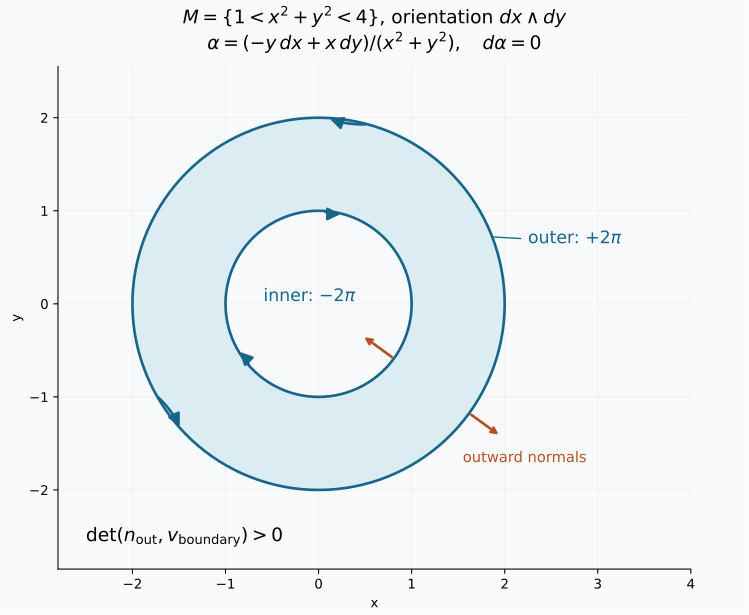

Write Python code to recreate this figure.
"""Outward-first annulus boundary orientation. GPT-6 Astra; CC0."""
from pathlib import Path
import matplotlib
matplotlib.use('Agg')
import matplotlib.pyplot as plt
from matplotlib.patches import Wedge, FancyArrowPatch
import numpy as np
plt.rcParams['svg.hashsalt']='AN01-annulus-boundary-orientation'
out=Path(__file__).parent
fig,ax=plt.subplots(figsize=(7.8,6.4),layout='constrained')
fig.patch.set_facecolor('#f8fafc');ax.set_facecolor('#f8fafc')
ax.add_patch(Wedge((0,0),2,0,360,width=1,facecolor='#dcecf3',edgecolor='none'))
t=np.linspace(0,2*np.pi,401)
for radius in [1,2]:
    ax.plot(radius*np.cos(t),radius*np.sin(t),color='#176689',lw=2)
    for theta in [.45*np.pi,1.2*np.pi]:
        start=theta-.11 if radius==2 else theta+.11
        end=theta+.11 if radius==2 else theta-.11
        ax.add_patch(FancyArrowPatch((radius*np.cos(start),radius*np.sin(start)),
                                    (radius*np.cos(end),radius*np.sin(end)),
                                    arrowstyle='-|>',mutation_scale=19,lw=2,color='#176689',
                                    connectionstyle='arc3,rad='+('-.1' if radius==2 else '.1')))
    theta=-.2*np.pi
    p=radius*np.array([np.cos(theta),np.sin(theta)])
    q=p+(.42 if radius==2 else -.42)*np.array([np.cos(theta),np.sin(theta)])
    ax.annotate('',xy=q,xytext=p,arrowprops=dict(arrowstyle='->',lw=2,color='#b45025'))
ax.text(2.25,.65,r'outer: $+2\pi$',fontsize=13,color='#176689',ha='left')
ax.annotate('',xy=(1.85,.72),xytext=(2.2,.7),arrowprops=dict(arrowstyle='-',color='#176689'))
ax.text(-.1,.03,r'inner: $-2\pi$',fontsize=13,color='#176689',ha='center')
ax.text(1.55,-1.7,'outward normals',fontsize=11,color='#b45025',ha='left')
ax.text(-2.5,-2.55,r'$\det(n_{\rm out},v_{\rm boundary})>0$',fontsize=14)
ax.set(xlim=(-2.8,4),ylim=(-2.85,2.55),aspect='equal',xlabel='x',ylabel='y')
ax.set_title(r'$M=\{1<x^2+y^2<4\}$, orientation $dx\wedge dy$'+'\n'+
             r'$\alpha=(-y\,dx+x\,dy)/(x^2+y^2),\quad d\alpha=0$',fontsize=14,pad=13)
ax.spines[['top','right']].set_visible(False);ax.grid(alpha=.14);ax.set_axisbelow(True)
for ext in ['png','svg']:
    fig.savefig(out/('annulus-boundary-orientation.'+ext),dpi=175,
                metadata={'Date':'2026-10-20'} if ext=='svg' else None)
svg=out/'annulus-boundary-orientation.svg'
svg.write_text('\n'.join(line.rstrip() for line in svg.read_text(encoding='utf-8').splitlines())+'\n',encoding='utf-8')
plt.close(fig)
